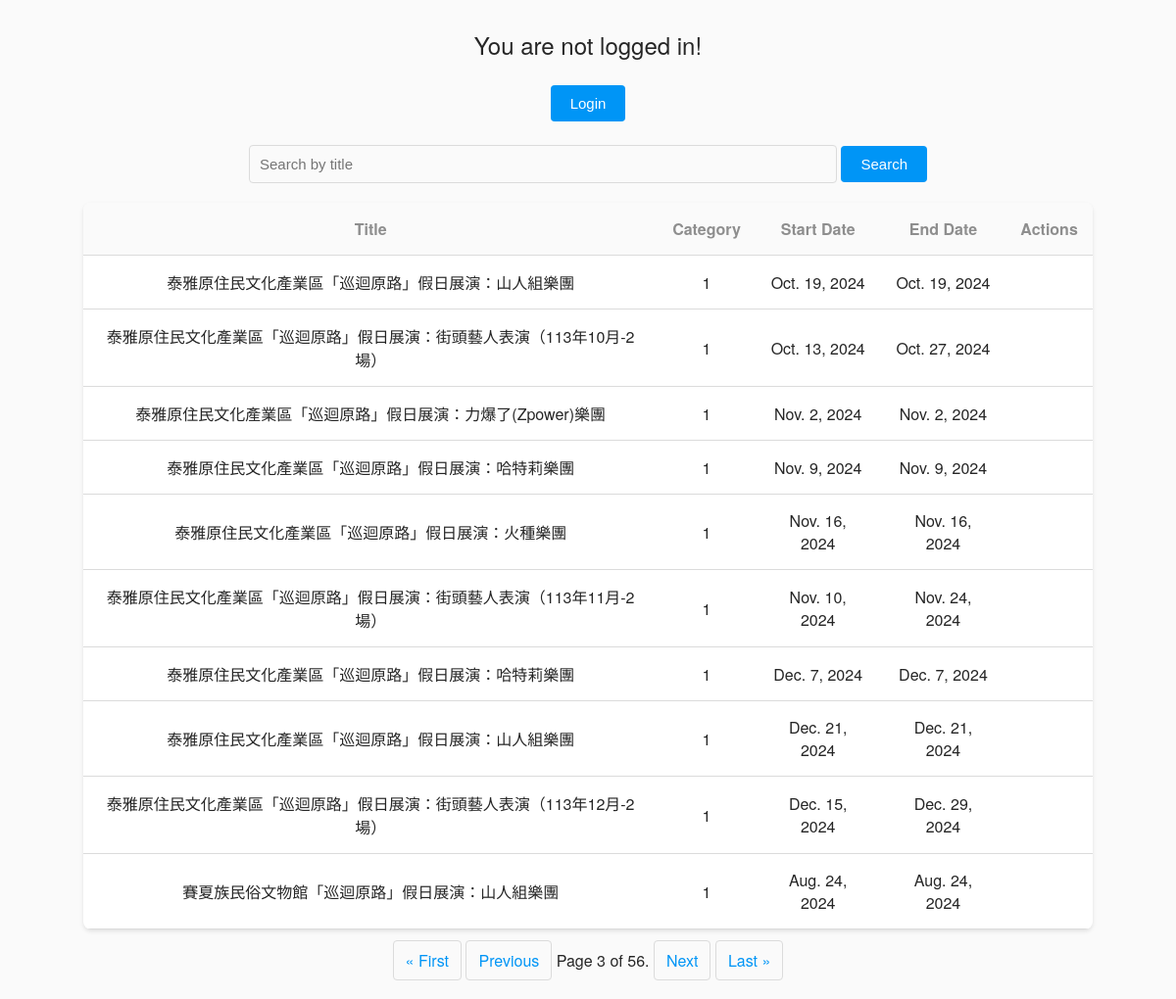
/?page=3, run on the app's committed database.
### myapp/models.py (models this page shows)
class Event(models.Model):
    title = models.CharField(max_length=255)
    uid = models.CharField(max_length=24, unique=True, null=True)
    version = models.CharField(max_length=100, blank=True, null=True)
    category = models.CharField(max_length=100, blank=True, null=True)
    imageUrl = models.CharField(max_length=500, blank=True, null=True)
    webSales = models.CharField(max_length=255, blank=True, null=True)
    sourceWebPromote = models.CharField(max_length=255, blank=True, null=True)
    comment = models.TextField(blank=True, null=True)
    editModifyDate = models.DateTimeField(blank=True, null=True)
    sourceWebName = models.CharField(max_length=255, blank=True, null=True)
    startDate = models.DateField(blank=True, null=True)
    endDate = models.DateField(blank=True, null=True)
    hitRate = models.IntegerField(blank=True, null=True)

### myapp/views.py (the view)
# urls.py: 2. Add a URL to urlpatterns:  path('', views.home, name='home')
def home(request):
    events_list = Event.objects.all()
    paginator = Paginator(events_list, 10)  # Show 10 events per page
    page_number = request.GET.get('page')
    try:
        events = paginator.page(page_number)
    except PageNotAnInteger:
        events = paginator.page(1)
    except EmptyPage:
        events = paginator.page(paginator.num_pages)
    context = {
        'events': events,
        'user': request.user,
    }
    return render(request, 'home.html', context)

### templates/home.html (shortened to what this page needs)
{% block content %}
{% if user.is_authenticated %}
  <div class="welcome-message">
    Hello, {{ user.username }}!
  </div>
{% else %}
  <div class="welcome-message">
    <p>You are not logged in!</p>
    <form method="get" action="{% url 'login' %}">
      <button type="submit" class="login-button">Login</button>
    </form>
  </div>
{% endif %}
  <div class="search-form">
    <form method="get" action="/operation/">
      <input type="text" name="search" placeholder="Search by title" style="font-size: 15px;">
      <button type="submit" style="font-size: 15px;">Search</button>
    </form>
  </div>
  <div class="event-table-container">
    <table class="event-table">
      <thead>
        <tr>
          <th>Title</th>
          <th>Category</th>
          <th>Start Date</th>
          <th>End Date</th>
          <th>Actions</th>
        </tr>
      </thead>
      <tbody>
        {% for event in events %}
        <tr>
          <td>{{ event.title }}</td>
          <td>{{ event.category }}</td>
          <td>{{ event.startDate }}</td>
          <td>{{ event.endDate }}</td>
          <td>
          </td>
        </tr>
        {% endfor %}
      </tbody>
    </table>
  </div>
  {% if events.has_other_pages %}
    <div class="pagination">
      <span class="step-links">
        {% if events.has_previous %}
          <a href="?page=1">&laquo; First</a>
          <a href="?page={{ events.previous_page_number }}">Previous</a>
        {% endif %}
        <span class="current">
          Page {{ events.number }} of {{ events.paginator.num_pages }}.
        </span>
        {% if events.has_next %}
          <a href="?page={{ events.next_page_number }}">Next</a>
          <a href="?page={{ events.paginator.num_pages }}">Last &raquo;</a>
        {% endif %}
      </span>
    </div>
  {% endif %}
{% endblock %}

### templates/home.html (style rules this page uses)
.welcome-message { margin-bottom: 20px; font-size: 24px; color: #262626; }
.search-form { margin-bottom: 20px; }
.search-form input[type="text"] { padding: 10px; width: 60%; max-width: 600px; border: 1px solid #dbdbdb; border-radius: 4px; background-color: #fafafa; }
.search-form button { padding: 10px 20px; border: none; background-color: #0095f6; color: #fff; border-radius: 4px; cursor: pointer; }
.event-table-container { display: block; text-align: center; margin: 0 auto; max-width: 90%; min-width: 600px; }
.event-table { width: 100%; margin-bottom: 20px; border-collapse: collapse; background-color: #fff; box-shadow: 0 2px 4px rgba(0, 0, 0, 0.1); border-radius: 8px; overflow: hidden; }
.event-table th, .event-table td { padding: 15px; text-align: center; border-bottom: 1px solid #dbdbdb; }
.event-table th { background-color: #fafafa; font-weight: 600; color: #8e8e8e; }
.pagination { margin-top: 20px; display: flex; justify-content: center; gap: 5px; }
.pagination a { padding: 8px 12px; text-decoration: none; color: #0095f6; border: 1px solid #dbdbdb; border-radius: 4px; }
.login-button { padding: 10px 20px; cursor: pointer; background-color: #0095f6; color: white; border: none; border-radius: 4px; font-size: 15px; }

### data on the page
Event: title "泰雅原住民文化產業區「巡迴原路」假日展演：山人組樂團", category "1", startDate "Oct. 19, 2024", endDate "Oct. 19, 2024"
Event: title "泰雅原住民文化產業區「巡迴原路」假日展演：街頭藝人表演（113年10月-2場）", category "1", startDate "Oct. 13, 2024", endDate "Oct. 27, 2024"
Event: title "泰雅原住民文化產業區「巡迴原路」假日展演：力爆了(Zpower)樂團", category "1", startDate "Nov. 2, 2024", endDate "Nov. 2, 2024"
Event: title "泰雅原住民文化產業區「巡迴原路」假日展演：哈特莉樂團", category "1", startDate "Nov. 9, 2024", endDate "Nov. 9, 2024"
Event: title "泰雅原住民文化產業區「巡迴原路」假日展演：火種樂團", category "1", startDate "Nov. 16, 2024", endDate "Nov. 16, 2024"
Event: title "泰雅原住民文化產業區「巡迴原路」假日展演：街頭藝人表演（113年11月-2場）", category "1", startDate "Nov. 10, 2024", endDate "Nov. 24, 2024"
Event: title "泰雅原住民文化產業區「巡迴原路」假日展演：哈特莉樂團", category "1", startDate "Dec. 7, 2024", endDate "Dec. 7, 2024"
Event: title "泰雅原住民文化產業區「巡迴原路」假日展演：山人組樂團", category "1", startDate "Dec. 21, 2024", endDate "Dec. 21, 2024"
Event: title "泰雅原住民文化產業區「巡迴原路」假日展演：街頭藝人表演（113年12月-2場）", category "1", startDate "Dec. 15, 2024", endDate "Dec. 29, 2024"
Event: title "賽夏族民俗文物館「巡迴原路」假日展演：山人組樂團", category "1", startDate "Aug. 24, 2024", endDate "Aug. 24, 2024"

### other printed values
{{ events.number }} "3"
{{ events.paginator.num_pages }} "56"
